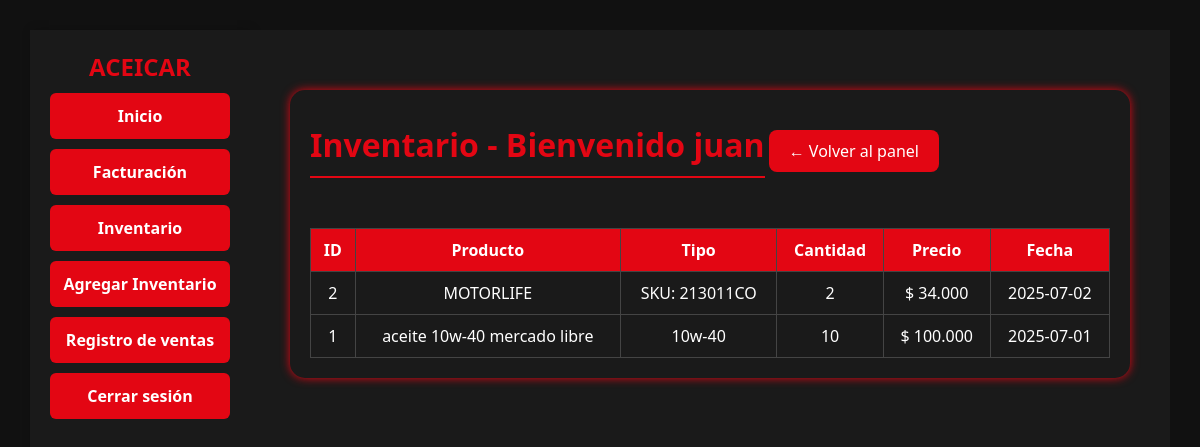
Screenshot of /facturacion/empleado.php?seccion=inventario (signed in) with the database file from the repository.
### tables this page shows
CREATE TABLE `inventario` (
  `id` int(11) NOT NULL,
  `producto` varchar(100) NOT NULL,
  `tipo` varchar(50) NOT NULL,
  `cantidad` int(11) NOT NULL,
  `precio` decimal(10,3) NOT NULL,
  `fecha` date NOT NULL,
  `estado` varchar(50) NOT NULL
);

### facturacion/inventario.php (the view, shortened to what this page needs)
<!DOCTYPE html>
<html lang="es">
<head>
  <link rel="stylesheet" href="estilos.css">
</head>
<body>
  <div class="panel">
    <h2>Inventario - Bienvenido <?php echo $_SESSION['usuario']; ?></h2>
    <a href="empleado.php" class="btn">← Volver al panel</a>
    <table>
      <tr>
        <th>ID</th>
        <th>Producto</th>
        <th>Tipo</th>
        <th>Cantidad</th>
        <th>Precio</th>
        <th>Fecha</th>
      </tr>
      <?php
      include "php/conexion.php";
      $resultado = $conexion->query("SELECT * FROM inventario ORDER BY fecha DESC");
      while ($fila = $resultado->fetch_assoc()) {
        echo "<tr>
                <td>{$fila['id']}</td>
                <td>{$fila['producto']}</td>
                <td>{$fila['tipo']}</td>
                <td>{$fila['cantidad']}</td>
                <td>$ {$fila['precio']}</td>
                <td>{$fila['fecha']}</td>
              </tr>";
      }
      ?>
    </table>
  </div>
</body>
</html>

### facturacion/estilos.css (style rules this page uses)
* { margin: 0; padding: 0; box-sizing: border-box; }
body { font-family: 'Segoe UI', sans-serif; background-color: #111; color: #fff; }
main h2 { color: #e30613; font-size: 32px; margin-bottom: 30px; text-align: center; border-bottom: 2px solid #e30613; display: inline-block; padding-bottom: 10px; }

### facturacion/empleado.php (style rules this page uses)
body { display: flex; margin: 0; font-family: 'Segoe UI', sans-serif; background-color: #111; color: white; }

### facturacion/inventario.php (style rules this page uses)
body { background: #111; color: white; font-family: 'Segoe UI', sans-serif; padding: 30px; }
.panel { max-width: 900px; margin: auto; background: #1a1a1a; padding: 20px; border-radius: 15px; box-shadow: 0 0 10px #e30613; }
table { width: 100%; border-collapse: collapse; margin-top: 20px; }
th, td { border: 1px solid #444; padding: 10px; text-align: center; }
th { background: #e30613; color: white; }
a.btn { display: inline-block; margin-top: 20px; padding: 10px 20px; background: #e30613; color: white; border-radius: 8px; text-decoration: none; }

### rows the page displays
inventario: id "2", producto "MOTORLIFE", tipo "SKU: 213011CO", cantidad "2", precio "34.000", fecha "2025-07-02"
inventario: id "1", producto "aceite 10w-40 mercado libre", tipo "10w-40", cantidad "10", precio "100.000", fecha "2025-07-01"

### other values shown
$_SESSION['usuario'] "juan"
